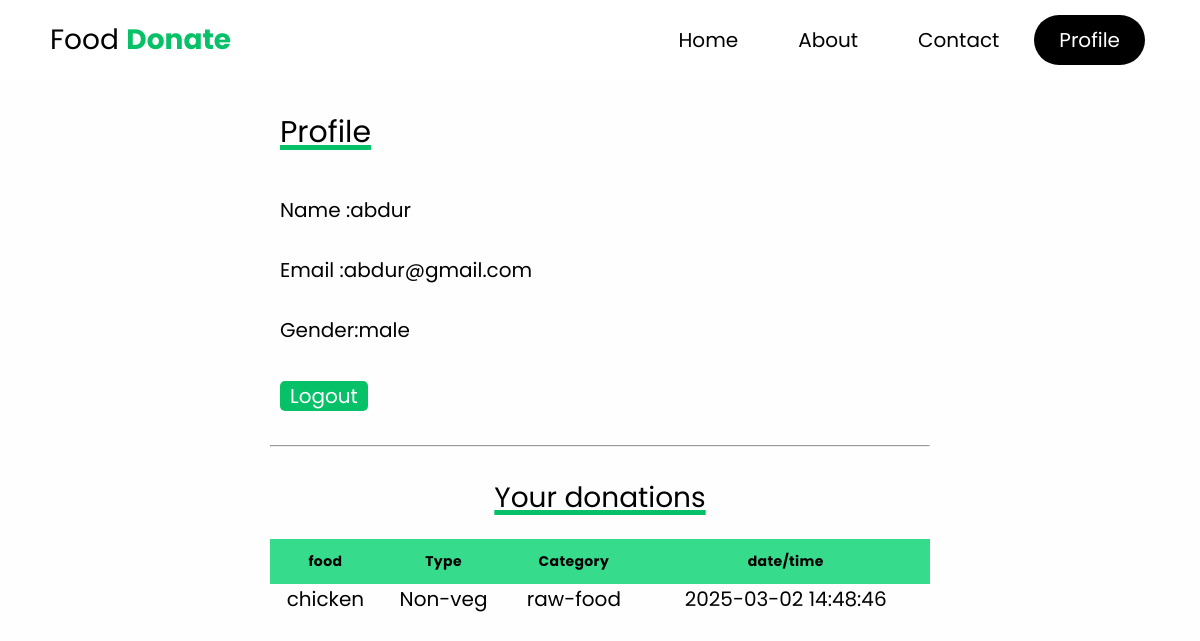
The app's page /profile.php (signed in) with its own data.
### tables this page shows
CREATE TABLE `food_donations` (
  `Fid` int(11) NOT NULL,
  `name` varchar(50) NOT NULL,
  `email` varchar(60) NOT NULL,
  `food` varchar(50) NOT NULL,
  `type` text NOT NULL,
  `category` text NOT NULL,
  `quantity` text NOT NULL,
  `date` datetime DEFAULT current_timestamp(),
  `address` text NOT NULL,
  `location` varchar(50) NOT NULL,
  `phoneno` varchar(25) NOT NULL,
  `assigned_to` int(11) DEFAULT NULL,
  `delivery_by` int(11) DEFAULT NULL,
  `latlon` varchar(255) DEFAULT NULL,
  `delivery_status` tinyint(1) DEFAULT NULL
);

### profile.php (the view, shortened to what this page needs)
<?php
include("login.php");
?>
<!DOCTYPE html>
<html lang="en">
<head>
    <link rel="stylesheet" href="home.css">
    <link rel="stylesheet" href="profile.css">
    <link rel="stylesheet" href="https://cdnjs.cloudflare.com/ajax/libs/font-awesome/4.7.0/css/font-awesome.min.css">
</head>
<body>
<header>
        <div class="logo">Food <b style="color: #06C167;">Donate</b></div>
        <nav class="nav-bar">
            <ul>
                <li><a href="home.html">Home</a></li>
                <li><a href="about.html" >About</a></li>
                <li><a href="contact.html"  >Contact</a></li>
                <li><a href="profile.php"  class="active">Profile</a></li>
            </ul>
        </nav>
    </header>
    <div class="profile">
        <div class="profilebox" style="">
            <p class="headingline" style="text-align: left;font-size:30px;"> <img src="" alt="" style="width:40px; height:  height: 25px;; padding-right: 10px; position: relative;" >Profile</p>
              <br>
              <div class="info" style="padding-left:10px;">
              <p style="">Name  :<?php echo"". $_SESSION['name'] ;?> </p><br>
              <p style="">Email :<?php echo"". $_SESSION['email'];?> </p><br>
              <p style="">Gender:<?php echo"". $_SESSION['gender'] ;?> </p><br>
              <a href="logout.php" style="float: left;margin-top: 6px ;border-radius:5px; background-color: #06C167; color: white;padding: ;padding-left: 10px;padding-right: 10px;">Logout</a>
              </div>
              <br>
              <br>
         <hr>
         <br>
         <p class="heading">Your donations</p>
   <div class="table-container">
         <div class="table-wrapper">
        <table class="table">
        <thead>
        <tr>
            <th>food</th>
            <th>Type</th>
            <th>Category</th>
            <th>date/time</th>
        </tr>
        </thead>
       <tbody>
         <?php
        $email=$_SESSION['email'];
        $query="select * from food_donations where email='$email'";
        $result=mysqli_query($connection, $query);
        if($result==true){
            while($row=mysqli_fetch_assoc($result)){
                echo "<tr><td>".$row['food']."</td><td>".$row['type']."</td><td>".$row['category']."</td><td>".$row['date']."</td></tr>";
             }
          }
       ?>
        </tbody>
    </table>
         </div>
   </div>
        </div>
    </div>
</body>
</html>

### home.css (style rules this page uses)
:root { --navcolor:white; --navfont:black; --green:#06C167; --box-shadow:0 .5rem 1rem rgba(0,0,0.1) }
* { margin: 0; padding: 0; list-style: none; text-decoration: none; box-sizing: border-box; font-family: 'Poppins', sans-serif; }
body { background-color: #fefefe; }
header { width: 100%; height: 80px; background-color: var(--navcolor); display: flex; justify-content: space-between; align-items: center; padding: 0 100px; }
.logo { font-size: 28px; color:var(--navfont); }
.nav-bar ul { display: flex; }
.nav-bar ul li a { display: block; color: var(--navfont); font-size: 20px ; padding:10px 25px; border-radius: 50px; transition: 0.2s; margin: 0 5px; }
.nav-bar ul li a.active { color:var(--navcolor); background-color: var(--navfont); }
@media only screen and (max-width:1320px) { header { padding:0 50px; } }
.heading { font-size: 28px; text-align: center; align-items: center; text-decoration: underline 5px; text-decoration-color: #06C167; }

### profile.css (style rules this page uses)
.profilebox { padding-top: 8rem; text-align: center; width: 700px; height: 900px; margin: 20px auto ; color:black; padding: 10px 20px 20px 20px; font-size: 20px; }
.info { text-align: left; padding: 10px; }
.table-container { padding: 0 ; margin: 20px auto 10px; box-shadow: ; }
.table { width: 100%; border-collapse:separate; border-spacing: 0px; }
th { position:sticky; top:0px; background-color: #37db8c; }
.table-wrapper { max-height: 130px; overflow-y: scroll; }
.table thead tr th { font-size: 14px; font-weight: medium; letter-spacing: 0.35px; opacity: 1; padding: 12px; vertical-align: top; }
.headingline { font-size: 28px; text-align: center; align-items: center; text-decoration: underline 5px; text-decoration-color: #06C167; }

### records on screen
food_donations: food "chicken", type "Non-veg", category "raw-food", date "2025-03-02 14:48:46"

### other values on screen
$_SESSION['name'] "abdur"
$_SESSION['email'] "abdur@gmail.com"
$_SESSION['gender'] "male"
